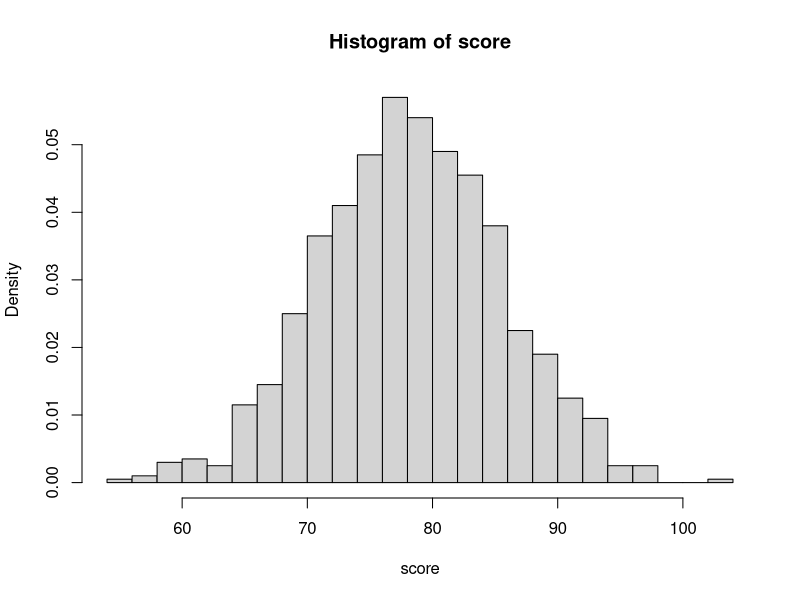

Source code (R): (Note: this script raises an error after producing the figure.)
## ---- chunk 1
#you can also use my complate and redact it. 




## ---- chunk 2
# These are the packages I used

library(arm)
library(dplyr)
library(ggplot2)
library(data.table)
library(Hmisc)
library(survival)
## ---- chunk 3
score_1 <- runif(1000, min = 45, max = 100)
max(score_1); min(score_1);mean(score_1);(var(score_1))^0.5
#summary(score_1)
score_1
typeof(score_1)
score_1 <- as.vector(score_1)
score_1
## ---- chunk 4
score <- rnorm(1000,78,7.5)
score
min(score);max(score)

hist(score,nclass=30,freq = FALSE)

lg <- ifelse(score >= 60, "P", "F")
lg

#mean(score)
#summary(score)
## ---- chunk 5
cate = sample(c('High','average','low'), 1000, replace = T, prob=c(0.25,0.6,0.15))
cate

score_c = case_when(
  (C=='High')~ rnorm(1,93,1.5),
  (C=='average')~rnorm(1,85,2.5),
  (C=='low')~rnorm(1,65,3.5)
)
dat <- data.frame(Gradelevel = cate, Score = score_c, status = lg)
mean(score_c); var(score_c)
#hist(score_c,nclass=30,freq = FALSE)


## ---- chunk 6
score_3 <- sample(1:100, 1000, replace = TRUE)
score_3 <- as.vector(score_3)
typeof(score_3)
score_3
db <- cbind.data.frame(prescore = floor(score_1),score)
## ---- chunk 7
summary(db)

## ---- chunk 8
ggplot(data = db, aes(x = prescore, y = score))  + geom_point()
# now we want to make the plot reaosnable, adding the heading, x-y axis and other information.
visual <- ggplot(data = db, aes(x = prescore, y = score))  + geom_point(color = "red")
visual
## ---- chunk 9
prescore_1 <- sample(1:100, 100, replace = TRUE,)
postscore <- rnorm(100,0.8*prescore_1 + 5, 3) + rnorm(1,0,1)
db2 <- data.frame(prescore = prescore_1, postscore = postscore)
visual <- ggplot(data = db2, aes(x = prescore_1, y = postscore))  + geom_point(color = "red") + geom_line(linetype = "dashed")
visual
## ---- chunk 10

cv <- cov(prescore_1,postscore)
std <- as.vector(c(var(prescore_1),var(postscore)))
std <- std^0.5

pnr <- cv/(std[1]*std[2])

test <- pnr == cor(prescore_1, postscore)
test
## ---- chunk 11
sum <- summary(data.frame(prescore_1,postscore))
a1 <- as.vector(sum[1,1])
